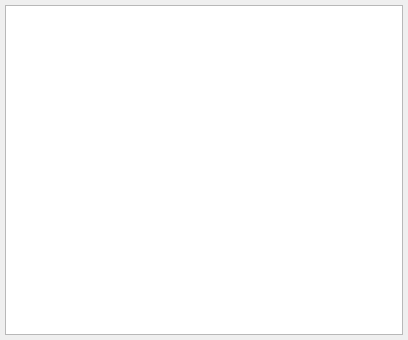
<?xml version="1.0" encoding="UTF-8"?>
<ui version="4.0">
 <class>Options3</class>
 <widget class="QWidget" name="Options3">
  <property name="geometry">
   <rect>
    <x>0</x>
    <y>0</y>
    <width>408</width>
    <height>340</height>
   </rect>
  </property>
  <layout class="QGridLayout">
   <property name="margin">
    <number>5</number>
   </property>
   <item row="0" column="0" colspan="2">
    <widget class="KTextEdit" name="kcfg_etcFiles"/>
   </item>
  </layout>
 </widget>
 <layoutdefault spacing="6" margin="11"/>
 <customwidgets>
  <customwidget>
   <class>KTextEdit</class>
   <extends>QTextEdit</extends>
   <header>ktextedit.h</header>
  </customwidget>
 </customwidgets>
 <includes>
  <include location="local">ktextedit.h</include>
 </includes>
 <resources/>
 <connections/>
</ui>
